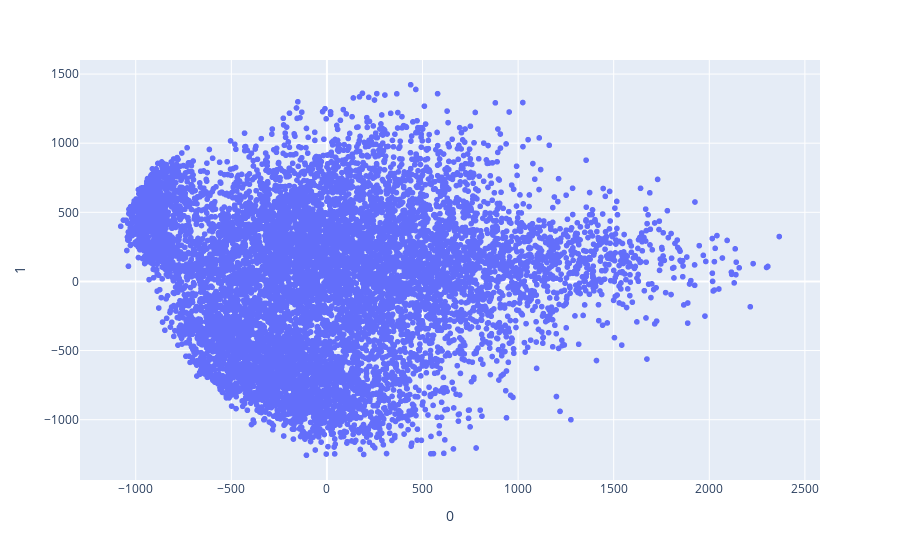

Here is the notebook cell this chart was saved with:
### Code cell
import plotly.express as px
from sklearn.decomposition import PCA

pca = PCA(n_components=2)
components = pca.fit_transform(X_test.reshape(10000, 28 * 28))
fig = px.scatter(components, x=0, y=1)
fig.show()

### Figure 1 — Plotly figure (JSON) as saved in the notebook; plotly's stock layout.template omitted (floating-point values rounded to 4 significant figures; data arrays with more than 128 entries replaced by an {"elided": "..."} marker saying what was removed)
{"data": [{"hovertemplate": "0=%{x}<br>1=%{y}<extra></extra>", "legendgroup": "", "marker": {"color": "#636efa", "symbol": "circle"}, "mode": "markers", "name": "", "showlegend": false, "type": "scattergl", "x": {"elided": "10000 float values"}, "xaxis": "x", "y": {"elided": "10000 float values"}, "yaxis": "y"}], "layout": {"legend": {"tracegroupgap": 0}, "margin": {"t": 60}, "xaxis": {"anchor": "y", "domain": [0, 1], "title": {"text": "0"}}, "yaxis": {"anchor": "x", "domain": [0, 1], "title": {"text": "1"}}}}
